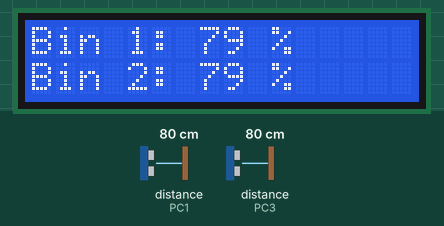
Bench run of a program on a simulated ATmega328P, built with avr-gcc and emulated at 16 MHz. On the bench: 16×2 character LCD. Wiring (inferred from the names in the program): 2 × ultrasonic range finder: trigger PC0, echo PC1 / trigger PC2, echo PC3; character LCD (HD44780): RS PD2; E PD3; data PD4, PD5, PD6, PD7. Inputs (shaded band) come from the test bench; at power-on: distance to the obstacle (sensors on PC1, PC3) 80 cm. The echo pulse lasts 58.3 µs per cm; what the program prints to the serial monitor is not drawn.

Above: at 1.2 s.
1.3 s: distance to the obstacle (sensor on PC1) set to 9 cm
At 1.9 s:
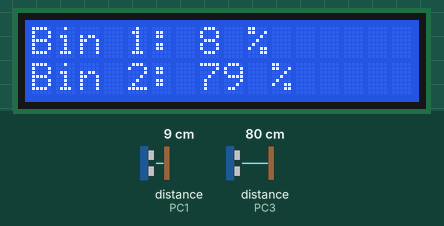
4.3 s: distance to the obstacle (sensor on PC3) set to 120 cm
At 7.1 s:
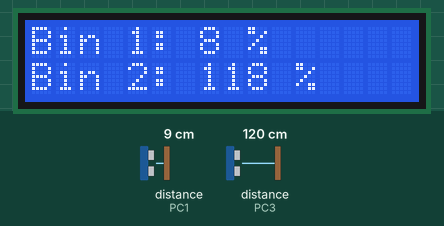
7.3 s: distance to the obstacle (sensor on PC3) set to 2 cm
At 9.8 s:
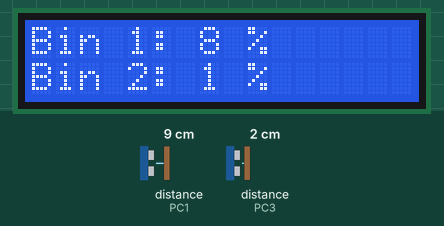
10.3 s: distance to the obstacle (sensor on PC1) set to 250 cm
At 13.1 s:
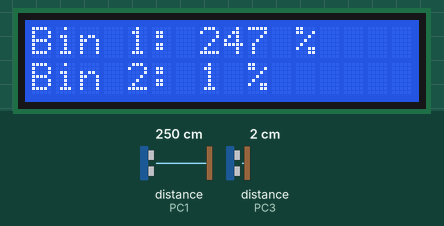
13.3 s: distance to the obstacle (sensor on PC1) set to 2 cm
At 15.5 s:
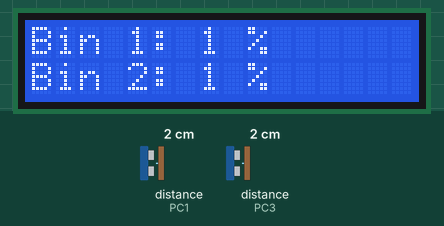
16.3 s: distance to the obstacle (sensor on PC3) set to 83 cm
At 19.6 s:
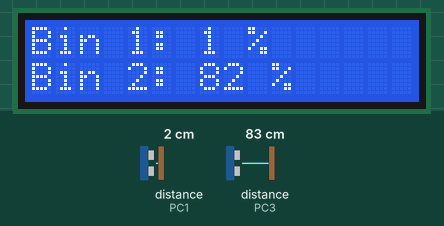
Timing chart, 0 to 20.3 s (numbered marks = the images above; inputs shaded):
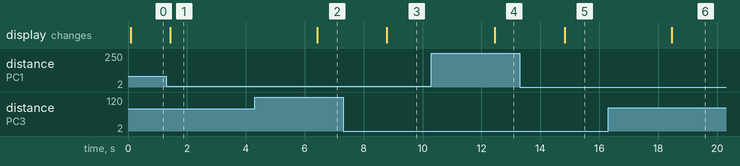

The program:

main.c
```c
#define F_CPU 16000000UL
#include <avr/io.h>
#include <util/delay.h>
#include <stdlib.h>


#define lcd_port PORTD
#define lcd_data_dir DDRD
#define rs PD2
#define en PD3

#define US_PORT PORTC
#define US_PIN PINC
#define US_DDR DDRC

#define US_TRIG_BIN1 PC0
#define US_ECHO_BIN1 PC1

#define US_TRIG_BIN2 PC2
#define US_ECHO_BIN2 PC3

#define lcd_bin1_row 1
#define lcd_bin2_row 2

#define US_ERROR -1
#define US_NO_OBSTACLE -2

#define MAX_DISTANCE_CM 100

void HCSR04Init();
void HCSR04Trigger(uint8_t trigger_pin);
uint16_t GetPulseWidth(uint8_t echo_pin);

void lcd_init();
void lcd_command(unsigned char cmnd);
void lcd_clear();
void lcd_print(char *str);
void lcd_setCursor(unsigned char x, unsigned char y);

void UART_Init(unsigned int baud_rate);
void UART_Transmit(unsigned char data);
unsigned char UART_Receive();

void GSM_SendCommand(char* command);
void GSM_SendSMS(char* phoneNumber, char* message);

void initialize()
{
	lcd_data_dir = 0xFF;
	_delay_ms(15);
	lcd_command(0x02);
	lcd_command(0x28);
	lcd_command(0x0C);
	lcd_command(0x06);
	lcd_command(0x01);
	_delay_ms(2);
}

void UART_Init(unsigned int baud_rate)
{
	// Calculate the baud rate value based on the desired baud rate and F_CPU
	unsigned int ubrr = F_CPU / 16 / baud_rate - 1;

	// Set the baud rate
	UBRR0H = (unsigned char)(ubrr >> 8);
	UBRR0L = (unsigned char)ubrr;

	// Enable receiver and transmitter
	UCSR0B = (1 << RXEN0) | (1 << TXEN0);

	// Set frame format: 8 data bits, 1 stop bit, no parity
	UCSR0C = (1 << UCSZ01) | (1 << UCSZ00);


}

void UART_Transmit(unsigned char data)
{
	// Wait for empty transmit buffer
	while (!(UCSR0A & (1 << UDRE0)));

	// Put data into buffer, sends the data
	UDR0 = data;
}

unsigned char UART_Receive()
{
	// Wait for data to be received
	while (!(UCSR0A & (1 << RXC0)));

	// Get and return received data from buffer
	return UDR0;
}

void GSM_SendCommand(char* command)
{
	// Send an AT command to the GSM module
	while (*command != '\0')
	{
		UART_Transmit(*command);
		command++;
	}

	// Send carriage return (CR) and line feed (LF) to end the command
	UART_Transmit('\r');
	UART_Transmit('\n');

	_delay_ms(100); // Wait for the GSM module to respond
}

void GSM_SendSMS(char* phoneNumber, char* message)
{
	// Send SMS command with phone number and message
	GSM_SendCommand("AT+CMGF=1"); // Set SMS text mode
	_delay_ms(100);
	GSM_SendCommand("AT+CMGS=\"");
	GSM_SendCommand(phoneNumber);
	GSM_SendCommand("\"");
	_delay_ms(100);
	GSM_SendCommand(message);
	_delay_ms(100);
	UART_Transmit(0x1A); // Send Ctrl+Z to indicate the end of the message
}


void lcd_command(unsigned char cmnd)
{
	lcd_port = (lcd_port & 0x0F) | (cmnd & 0xF0);
	lcd_port &= ~(1 << rs);
	lcd_port |= (1 << en);
	_delay_us(1);
	lcd_port &= ~(1 << en);

	_delay_us(200);

	lcd_port = (lcd_port & 0x0F) | (cmnd << 4);
	lcd_port |= (1 << en);
	_delay_us(1);
	lcd_port &= ~(1 << en);
	_delay_ms(2);
}

void lcd_clear()
{
	lcd_command(0x01);
	_delay_ms(2);
}

void lcd_print(char *str)
{
	int i;
	for (i = 0; str[i] != 0; i++)
	{
		lcd_port = (lcd_port & 0x0F) | (str[i] & 0xF0);
		lcd_port |= (1 << rs);
		lcd_port |= (1 << en);
		_delay_us(1);
		lcd_port &= ~(1 << en);
		_delay_us(200);
		lcd_port = (lcd_port & 0x0F) | (str[i] << 4);
		lcd_port |= (1 << en);
		_delay_us(1);
		lcd_port &= ~(1 << en);
		_delay_ms(2);
	}
}

void lcd_setCursor(unsigned char x, unsigned char y)
{
	unsigned char adr[] = {0x80, 0xC0};
	lcd_command(adr[y - 1] + x - 1);
	_delay_us(100);
}

void HCSR04Init()
{
	US_DDR |= (1 << US_TRIG_BIN1) | (1 << US_TRIG_BIN2);
}

void HCSR04Trigger(uint8_t trigger_pin)
{
	if (trigger_pin == US_TRIG_BIN1)
	US_PORT |= (1 << US_TRIG_BIN1);
	else if (trigger_pin == US_TRIG_BIN2)
	US_PORT |= (1 << US_TRIG_BIN2);

	_delay_us(15);

	if (trigger_pin == US_TRIG_BIN1)
	US_PORT &= ~(1 << US_TRIG_BIN1);
	else if (trigger_pin == US_TRIG_BIN2)
	US_PORT &= ~(1 <<US_TRIG_BIN2);
}

uint16_t GetPulseWidth(uint8_t echo_pin)
{
	uint32_t i, result;

	for (i = 0; i < 600000; i++)
	{
		if (!(US_PIN & (1 << echo_pin)))
		continue;
		else
		break;
	}

	if (i == 600000)
	return US_ERROR;

	TCCR1A = 0X00;
	TCCR1B = (1 << CS11);
	TCNT1 = 0x00;

	for (i = 0; i < 600000; i++)
	{
		if (US_PIN & (1 << echo_pin))
		{
			if (TCNT1 > 60000)
			break;
			else
			continue;
		}
		else
		break;
	}

	if (i == 600000)
	return US_NO_OBSTACLE;

	result = TCNT1;

	TCCR1B = 0x00;

	if (result > 60000)
	return US_NO_OBSTACLE;
	else
	return (result >> 1);
}

int main()
{
	initialize();

	HCSR04Init();

	UART_Init(9600);

	char numberString[4];

	uint16_t distance_bin1, distance_bin2;
	uint16_t previous_distance_bin1 = 0, previous_distance_bin2 = 0;

	while (1)
	{
		// Trigger and measure for Bin 1
		HCSR04Trigger(US_TRIG_BIN1);
		distance_bin1 = GetPulseWidth(US_ECHO_BIN1);
		distance_bin1 = (distance_bin1 * 0.034 / 2.0);

		// Trigger and measure for Bin 2
		HCSR04Trigger(US_TRIG_BIN2);
		distance_bin2 = GetPulseWidth(US_ECHO_BIN2);
		distance_bin2 = (distance_bin2 * 0.034 / 2.0);

		if (distance_bin1 >= 80 && distance_bin1 != previous_distance_bin1)
		{
			GSM_SendSMS("+94771659163", "Bin 1 is 80% full."); // Replace "+1234567890" with the recipient's phone number
			_delay_ms(1000);
		}

		if (distance_bin2 >= 80 && distance_bin2 != previous_distance_bin2)
		{
			GSM_SendSMS("+94771659163", "Bin 2 is 80% full."); // Replace "+9876543210" with the recipient's phone number
			_delay_ms(1000);
		}

		lcd_clear();
		lcd_setCursor(1, lcd_bin1_row);
		lcd_print("Bin 1: ");
		itoa(distance_bin1, numberString, 10);
		lcd_print(numberString);
		lcd_print(" %");

		lcd_setCursor(1, lcd_bin2_row);
		lcd_print("Bin 2: ");
		itoa(distance_bin2, numberString, 10);
		lcd_print(numberString);
		lcd_print(" %");

		_delay_ms(200);
	}
}
```

Measured:
- after the input at 1.3 s, the display: changes after 0.13 s (image 1)
- after the input at 4.3 s, the display: changes after 2.1 s (image 2)
- after the input at 7.3 s, the display: changes after 1.5 s (image 3)
- after the input at 10.3 s, the display: changes after 2.1 s (image 4)
- after the input at 13.3 s, the display: changes after 1.5 s (image 5)
- after the input at 16.3 s, the display: changes after 2.2 s (image 6)
